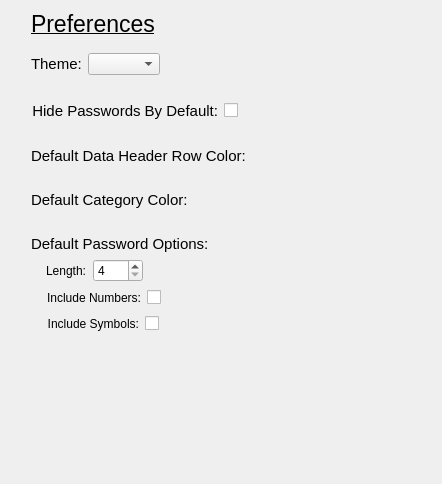
<?xml version="1.0" encoding="UTF-8"?>
<ui version="4.0">
 <class>DialogManagePreferences</class>
 <widget class="QDialog" name="DialogManagePreferences">
  <property name="geometry">
   <rect>
    <x>0</x>
    <y>0</y>
    <width>442</width>
    <height>484</height>
   </rect>
  </property>
  <property name="windowTitle">
   <string>Dialog</string>
  </property>
  <layout class="QVBoxLayout" name="verticalLayout">
   <item>
    <layout class="QVBoxLayout" name="verticalLayout_2">
     <property name="leftMargin">
      <number>20</number>
     </property>
     <property name="rightMargin">
      <number>20</number>
     </property>
     <item>
      <widget class="QLabel" name="labelPreferences">
       <property name="font">
        <font>
         <family>Arial</family>
         <pointsize>17</pointsize>
         <underline>true</underline>
        </font>
       </property>
       <property name="text">
        <string>Preferences</string>
       </property>
      </widget>
     </item>
     <item>
      <spacer name="verticalSpacer_2">
       <property name="orientation">
        <enum>Qt::Vertical</enum>
       </property>
       <property name="sizeType">
        <enum>QSizePolicy::Fixed</enum>
       </property>
       <property name="sizeHint" stdset="0">
        <size>
         <width>20</width>
         <height>10</height>
        </size>
       </property>
      </spacer>
     </item>
     <item>
      <layout class="QHBoxLayout" name="horizontalLayoutTheme">
       <item>
        <widget class="QLabel" name="labelTheme">
         <property name="font">
          <font>
           <family>Arial</family>
           <pointsize>11</pointsize>
          </font>
         </property>
         <property name="text">
          <string>Theme:</string>
         </property>
        </widget>
       </item>
       <item>
        <widget class="QComboBox" name="comboBoxTheme"/>
       </item>
       <item>
        <spacer name="horizontalSpacer_2">
         <property name="orientation">
          <enum>Qt::Horizontal</enum>
         </property>
         <property name="sizeHint" stdset="0">
          <size>
           <width>40</width>
           <height>20</height>
          </size>
         </property>
        </spacer>
       </item>
      </layout>
     </item>
     <item>
      <spacer name="verticalSpacer_3">
       <property name="orientation">
        <enum>Qt::Vertical</enum>
       </property>
       <property name="sizeType">
        <enum>QSizePolicy::Fixed</enum>
       </property>
       <property name="sizeHint" stdset="0">
        <size>
         <width>20</width>
         <height>20</height>
        </size>
       </property>
      </spacer>
     </item>
     <item>
      <layout class="QHBoxLayout" name="horizontalLayoutHidePasswords">
       <item>
        <widget class="QCheckBox" name="checkBoxHidePasswordsByDefault">
         <property name="sizePolicy">
          <sizepolicy hsizetype="Fixed" vsizetype="Fixed">
           <horstretch>0</horstretch>
           <verstretch>0</verstretch>
          </sizepolicy>
         </property>
         <property name="font">
          <font>
           <family>Arial</family>
           <pointsize>11</pointsize>
          </font>
         </property>
         <property name="layoutDirection">
          <enum>Qt::RightToLeft</enum>
         </property>
         <property name="styleSheet">
          <string notr="true">QCheckBox {padding-left: 0px;}</string>
         </property>
         <property name="text">
          <string>Hide Passwords By Default:</string>
         </property>
        </widget>
       </item>
       <item>
        <spacer name="horizontalSpacer">
         <property name="orientation">
          <enum>Qt::Horizontal</enum>
         </property>
         <property name="sizeHint" stdset="0">
          <size>
           <width>40</width>
           <height>20</height>
          </size>
         </property>
        </spacer>
       </item>
      </layout>
     </item>
     <item>
      <spacer name="verticalSpacer_4">
       <property name="orientation">
        <enum>Qt::Vertical</enum>
       </property>
       <property name="sizeType">
        <enum>QSizePolicy::Fixed</enum>
       </property>
       <property name="sizeHint" stdset="0">
        <size>
         <width>20</width>
         <height>20</height>
        </size>
       </property>
      </spacer>
     </item>
     <item>
      <layout class="QHBoxLayout" name="horizontalLayoutDataHeaderRowColor">
       <item>
        <widget class="QLabel" name="labelDefaultDataHeaderRowColor">
         <property name="font">
          <font>
           <family>Arial</family>
           <pointsize>11</pointsize>
          </font>
         </property>
         <property name="text">
          <string>Default Data Header Row Color:</string>
         </property>
        </widget>
       </item>
      </layout>
     </item>
     <item>
      <spacer name="verticalSpacer_5">
       <property name="orientation">
        <enum>Qt::Vertical</enum>
       </property>
       <property name="sizeType">
        <enum>QSizePolicy::Fixed</enum>
       </property>
       <property name="sizeHint" stdset="0">
        <size>
         <width>20</width>
         <height>20</height>
        </size>
       </property>
      </spacer>
     </item>
     <item>
      <layout class="QHBoxLayout" name="horizontalLayoutCategoryColor">
       <item>
        <widget class="QLabel" name="labelDefaultCategoryColor">
         <property name="font">
          <font>
           <family>Arial</family>
           <pointsize>11</pointsize>
          </font>
         </property>
         <property name="text">
          <string>Default Category Color:</string>
         </property>
        </widget>
       </item>
      </layout>
     </item>
     <item>
      <spacer name="verticalSpacer_6">
       <property name="orientation">
        <enum>Qt::Vertical</enum>
       </property>
       <property name="sizeType">
        <enum>QSizePolicy::Fixed</enum>
       </property>
       <property name="sizeHint" stdset="0">
        <size>
         <width>20</width>
         <height>20</height>
        </size>
       </property>
      </spacer>
     </item>
     <item>
      <widget class="QLabel" name="labelDefaultPasswordOptions">
       <property name="font">
        <font>
         <family>Arial</family>
         <pointsize>11</pointsize>
        </font>
       </property>
       <property name="text">
        <string>Default Password Options:</string>
       </property>
      </widget>
     </item>
     <item>
      <layout class="QVBoxLayout" name="verticalLayout_4">
       <property name="leftMargin">
        <number>15</number>
       </property>
       <item>
        <layout class="QHBoxLayout" name="horizontalLayout_3">
         <item>
          <widget class="QLabel" name="labelLength">
           <property name="font">
            <font>
             <family>Arial</family>
             <pointsize>9</pointsize>
            </font>
           </property>
           <property name="text">
            <string>Length:</string>
           </property>
          </widget>
         </item>
         <item>
          <widget class="QSpinBox" name="spinBox">
           <property name="sizePolicy">
            <sizepolicy hsizetype="Fixed" vsizetype="Fixed">
             <horstretch>0</horstretch>
             <verstretch>0</verstretch>
            </sizepolicy>
           </property>
           <property name="minimumSize">
            <size>
             <width>50</width>
             <height>0</height>
            </size>
           </property>
           <property name="maximumSize">
            <size>
             <width>50</width>
             <height>16777215</height>
            </size>
           </property>
           <property name="correctionMode">
            <enum>QAbstractSpinBox::CorrectToNearestValue</enum>
           </property>
           <property name="minimum">
            <number>4</number>
           </property>
           <property name="maximum">
            <number>50</number>
           </property>
          </widget>
         </item>
         <item>
          <spacer name="horizontalSpacer_4">
           <property name="orientation">
            <enum>Qt::Horizontal</enum>
           </property>
           <property name="sizeHint" stdset="0">
            <size>
             <width>40</width>
             <height>20</height>
            </size>
           </property>
          </spacer>
         </item>
        </layout>
       </item>
       <item>
        <layout class="QHBoxLayout" name="horizontalLayout_4">
         <item>
          <widget class="QCheckBox" name="checkBox">
           <property name="font">
            <font>
             <family>Arial</family>
             <pointsize>9</pointsize>
            </font>
           </property>
           <property name="layoutDirection">
            <enum>Qt::RightToLeft</enum>
           </property>
           <property name="styleSheet">
            <string notr="true">QCheckBox {padding-left: 0px;}</string>
           </property>
           <property name="text">
            <string>Include Numbers:</string>
           </property>
          </widget>
         </item>
         <item>
          <spacer name="horizontalSpacer_3">
           <property name="orientation">
            <enum>Qt::Horizontal</enum>
           </property>
           <property name="sizeHint" stdset="0">
            <size>
             <width>40</width>
             <height>20</height>
            </size>
           </property>
          </spacer>
         </item>
        </layout>
       </item>
       <item>
        <layout class="QHBoxLayout" name="horizontalLayout_5">
         <item>
          <widget class="QCheckBox" name="checkBox_2">
           <property name="font">
            <font>
             <family>Arial</family>
             <pointsize>9</pointsize>
            </font>
           </property>
           <property name="layoutDirection">
            <enum>Qt::RightToLeft</enum>
           </property>
           <property name="styleSheet">
            <string notr="true">QCheckBox {padding-left: 0px;}</string>
           </property>
           <property name="text">
            <string>Include Symbols:</string>
           </property>
          </widget>
         </item>
         <item>
          <spacer name="horizontalSpacer_5">
           <property name="orientation">
            <enum>Qt::Horizontal</enum>
           </property>
           <property name="sizeHint" stdset="0">
            <size>
             <width>40</width>
             <height>20</height>
            </size>
           </property>
          </spacer>
         </item>
        </layout>
       </item>
      </layout>
     </item>
     <item>
      <spacer name="verticalSpacer">
       <property name="orientation">
        <enum>Qt::Vertical</enum>
       </property>
       <property name="sizeHint" stdset="0">
        <size>
         <width>20</width>
         <height>40</height>
        </size>
       </property>
      </spacer>
     </item>
    </layout>
   </item>
  </layout>
 </widget>
 <resources/>
 <connections/>
</ui>
